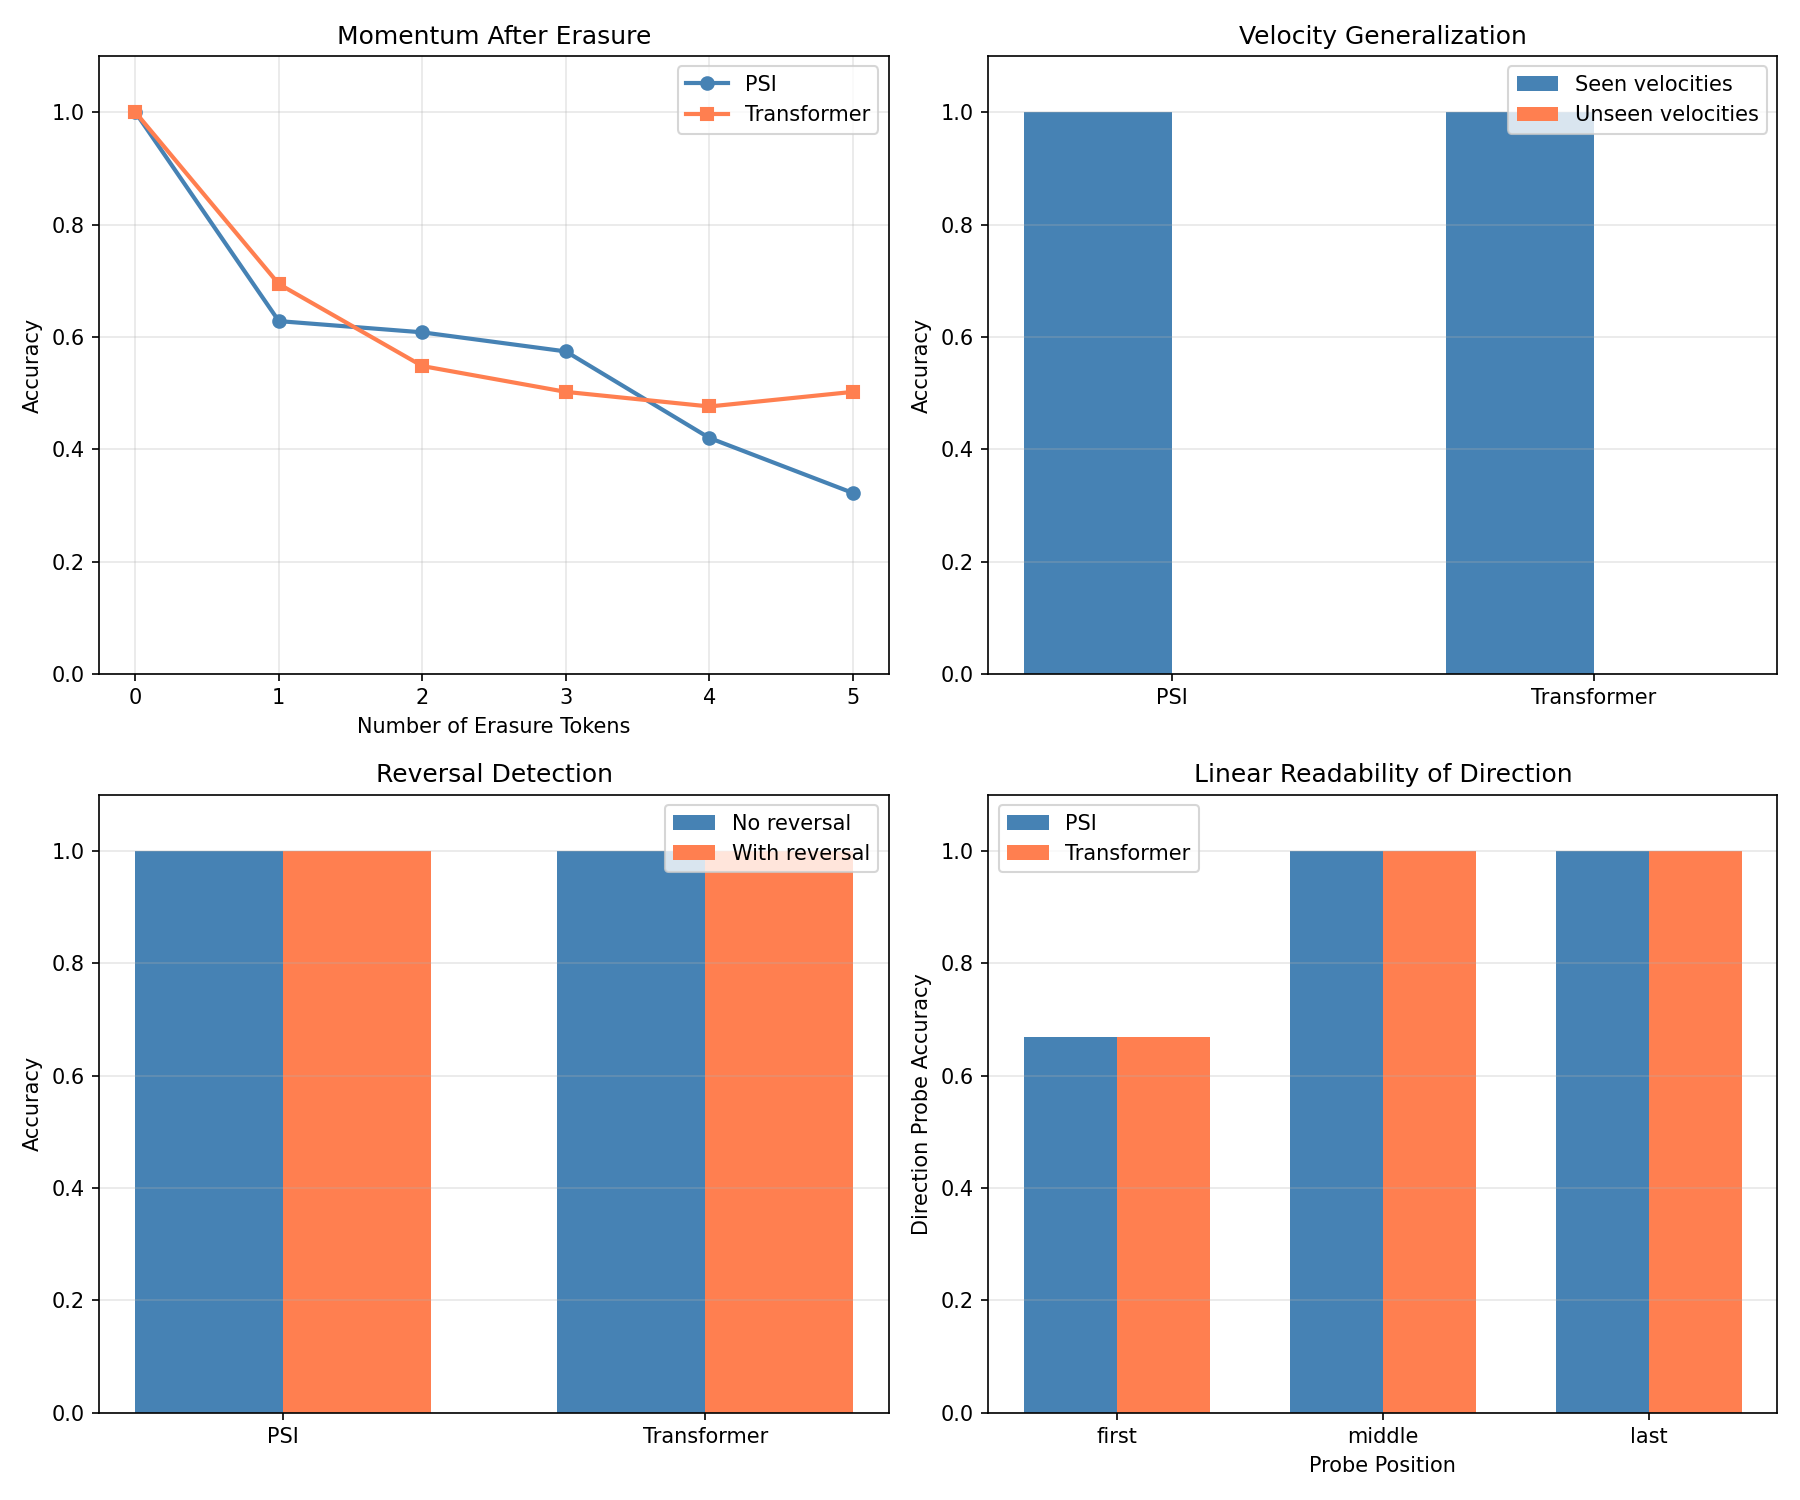

Recreate this plot in Python.
"""
Trajectory Momentum Test: Isolating PSI's Unique Property

HYPOTHESIS: PSI encodes trajectory "momentum" in its hidden state, allowing it
to extrapolate direction even when explicit evidence is removed.

KEY INSIGHT from previous test:
- With only 2 tokens of context, PSI got 88% vs Transformer's 59%
- This suggests PSI retains trajectory information in its cumsum state

NEW TESTS designed to isolate this:

1. MOMENTUM AFTER ERASURE:
   - Train on full trajectories
   - Test: Show trajectory, then add "erasure" tokens, then predict
   - If PSI has momentum, it should predict correctly despite erasure
   - Transformer's attention to erasure tokens should disrupt its memory

2. VELOCITY INFERENCE:
   - Show trajectory with VARYING step sizes (+1, +2, +3, etc.)
   - Test: Can model infer the "velocity" (step size) and extrapolate?
   - PSI's continuous state should naturally encode velocity
   - Transformer must explicitly compute differences

3. TRAJECTORY REVERSAL DETECTION:
   - Train on trajectories that may reverse direction mid-sequence
   - Test: Detect reversal point with minimal lookahead
   - PSI should feel the "deceleration" before reversal
   - Transformer needs explicit token comparison

4. HIDDEN STATE PROBING:
   - Train linear probes on hidden states to predict direction
   - Compare how "linearly readable" the trajectory info is
   - PSI's cumsum should make direction explicitly encoded
"""

import torch
import torch.nn as nn
import torch.nn.functional as F
import numpy as np
import matplotlib.pyplot as plt
from torch.utils.data import Dataset, DataLoader
import time

device = 'cuda' if torch.cuda.is_available() else 'mps' if torch.backends.mps.is_available() else 'cpu'


# =============================================================================
# Models
# =============================================================================

class PSIBlock(nn.Module):
    def __init__(self, dim):
        super().__init__()
        self.norm1 = nn.LayerNorm(dim)
        self.norm2 = nn.LayerNorm(dim)

        self.gate = nn.Sequential(
            nn.Linear(dim, dim),
            nn.Sigmoid()
        )
        self.value = nn.Linear(dim, dim)

        self.ffn = nn.Sequential(
            nn.Linear(dim, dim * 4),
            nn.GELU(),
            nn.Linear(dim * 4, dim)
        )

    def forward(self, x):
        h = self.norm1(x)
        g = self.gate(h)
        v = self.value(h)

        # Cumsum memory - this is where momentum lives
        cumsum_v = torch.cumsum(g * v, dim=1)
        cumsum_g = torch.cumsum(g, dim=1) + 1e-6
        mem = cumsum_v / cumsum_g

        x = x + mem
        x = x + self.ffn(self.norm2(x))
        return x


class PSIModel(nn.Module):
    def __init__(self, vocab_size, dim=128, num_layers=4, max_len=256):
        super().__init__()
        self.dim = dim
        self.embedding = nn.Embedding(vocab_size, dim)
        self.pos_embed = nn.Parameter(torch.randn(1, max_len, dim) * 0.02)

        self.blocks = nn.ModuleList([PSIBlock(dim) for _ in range(num_layers)])
        self.norm = nn.LayerNorm(dim)
        self.head = nn.Linear(dim, vocab_size)

    def forward(self, x, return_hidden=False):
        seq_len = x.shape[1]
        h = self.embedding(x) + self.pos_embed[:, :seq_len, :]

        hiddens = [h]
        for block in self.blocks:
            h = block(h)
            hiddens.append(h)

        h = self.norm(h)

        if return_hidden:
            return self.head(h), hiddens
        return self.head(h)


class TransformerModel(nn.Module):
    def __init__(self, vocab_size, dim=128, num_layers=4, num_heads=4, max_len=256):
        super().__init__()
        self.dim = dim
        self.embedding = nn.Embedding(vocab_size, dim)
        self.pos_embed = nn.Parameter(torch.randn(1, max_len, dim) * 0.02)

        encoder_layer = nn.TransformerEncoderLayer(
            d_model=dim, nhead=num_heads, dim_feedforward=dim*4,
            dropout=0.1, activation='gelu', batch_first=True
        )
        self.encoder = nn.TransformerEncoder(encoder_layer, num_layers=num_layers)

        self.norm = nn.LayerNorm(dim)
        self.head = nn.Linear(dim, vocab_size)

    def forward(self, x, return_hidden=False):
        seq_len = x.shape[1]
        h = self.embedding(x) + self.pos_embed[:, :seq_len, :]

        if return_hidden:
            # Can't easily get intermediate states from nn.Transformer
            # Just return input and output embeddings
            hiddens = [h]

        mask = nn.Transformer.generate_square_subsequent_mask(seq_len).to(x.device)
        h = self.encoder(h, mask=mask, is_causal=True)

        if return_hidden:
            hiddens.append(h)

        h = self.norm(h)

        if return_hidden:
            return self.head(h), hiddens
        return self.head(h)


# =============================================================================
# TEST 1: Momentum After Erasure
# =============================================================================

class ErasureDataset(Dataset):
    """
    Train: Normal trajectories (ascending/descending)
    Test: Trajectory + ERASURE tokens + predict

    The erasure tokens are meant to "distract" attention-based models
    while PSI's cumsum state should maintain trajectory momentum.

    Format:
    - Training: [0, 1, 2, 3, 4, 5] -> predict 6
    - Test: [0, 1, 2, 3, 4, 5, E, E, E] -> predict 6 (or 9 if model can extrapolate through erasure)
    """

    def __init__(self, n_examples=2000, traj_len=6, vocab_size=30,
                 mode='train', n_erasure=0, erasure_token=None):
        self.examples = []
        self.vocab_size = vocab_size
        self.ERASURE = erasure_token if erasure_token else vocab_size  # Special token
        self.total_vocab = vocab_size + 1

        for _ in range(n_examples):
            direction = np.random.choice(['asc', 'desc'])

            if direction == 'asc':
                start = np.random.randint(0, vocab_size - traj_len - 1)
                traj = list(range(start, start + traj_len))
                target = start + traj_len  # Next in sequence
            else:
                start = np.random.randint(traj_len, vocab_size - 1)
                traj = list(range(start, start - traj_len, -1))
                target = start - traj_len

            # Ensure target is valid
            if target < 0 or target >= vocab_size:
                continue

            # Add erasure tokens for test mode
            if n_erasure > 0:
                input_seq = traj + [self.ERASURE] * n_erasure
            else:
                input_seq = traj

            self.examples.append({
                'input': torch.tensor(input_seq, dtype=torch.long),
                'target': torch.tensor(target, dtype=torch.long),
                'direction': direction,
                'clean_traj': torch.tensor(traj, dtype=torch.long)
            })

    def __len__(self):
        return len(self.examples)

    def __getitem__(self, idx):
        return self.examples[idx]


# =============================================================================
# TEST 2: Velocity Inference
# =============================================================================

class VelocityDataset(Dataset):
    """
    Trajectories with varying step sizes (velocities).

    Examples:
    - Velocity +1: [0, 1, 2, 3, 4] -> 5
    - Velocity +2: [0, 2, 4, 6, 8] -> 10
    - Velocity -1: [10, 9, 8, 7, 6] -> 5
    - Velocity +3: [0, 3, 6, 9, 12] -> 15

    Model must infer the velocity and extrapolate.
    """

    def __init__(self, n_examples=2000, traj_len=5, vocab_size=50,
                 velocities=[1, 2, 3, -1, -2, -3]):
        self.examples = []
        self.vocab_size = vocab_size
        self.velocities = velocities

        for _ in range(n_examples):
            vel = np.random.choice(velocities)

            # Find valid starting point
            if vel > 0:
                max_start = vocab_size - vel * traj_len - 1
                if max_start <= 0:
                    continue
                start = np.random.randint(0, max_start)
            else:
                min_start = abs(vel) * traj_len
                if min_start >= vocab_size:
                    continue
                start = np.random.randint(min_start, vocab_size)

            traj = [start + vel * i for i in range(traj_len)]
            target = start + vel * traj_len

            # Validate
            if any(t < 0 or t >= vocab_size for t in traj):
                continue
            if target < 0 or target >= vocab_size:
                continue

            self.examples.append({
                'input': torch.tensor(traj, dtype=torch.long),
                'target': torch.tensor(target, dtype=torch.long),
                'velocity': vel
            })

    def __len__(self):
        return len(self.examples)

    def __getitem__(self, idx):
        return self.examples[idx]


# =============================================================================
# TEST 3: Reversal Detection
# =============================================================================

class ReversalDataset(Dataset):
    """
    Trajectories that may reverse direction. Predict next token.

    Examples:
    - No reversal: [0, 1, 2, 3, 4, 5] -> 6
    - Reversal at 3: [0, 1, 2, 3, 2, 1] -> 0
    - Reversal at 4: [5, 4, 3, 2, 3, 4] -> 5

    Key test: Can model detect the reversal and predict correctly?
    Early detection (before reversal completes) tests momentum.
    """

    def __init__(self, n_examples=2000, traj_len=8, vocab_size=30,
                 reversal_prob=0.5):
        self.examples = []
        self.vocab_size = vocab_size

        for _ in range(n_examples):
            has_reversal = np.random.random() < reversal_prob

            if has_reversal:
                # Start ascending or descending, then reverse
                direction = np.random.choice(['asc', 'desc'])
                reversal_point = np.random.randint(3, traj_len - 2)

                if direction == 'asc':
                    start = np.random.randint(0, vocab_size // 2)
                    # Go up, then down
                    traj = list(range(start, start + reversal_point))
                    peak = traj[-1]
                    traj.extend(list(range(peak - 1, peak - (traj_len - reversal_point) - 1, -1)))
                    # Next would continue descending
                    target = traj[-1] - 1
                else:
                    start = np.random.randint(vocab_size // 2, vocab_size)
                    # Go down, then up
                    traj = list(range(start, start - reversal_point, -1))
                    valley = traj[-1]
                    traj.extend(list(range(valley + 1, valley + (traj_len - reversal_point) + 1)))
                    # Next would continue ascending
                    target = traj[-1] + 1
            else:
                # Simple trajectory, no reversal
                direction = np.random.choice(['asc', 'desc'])
                if direction == 'asc':
                    start = np.random.randint(0, vocab_size - traj_len - 1)
                    traj = list(range(start, start + traj_len))
                    target = traj[-1] + 1
                else:
                    start = np.random.randint(traj_len, vocab_size - 1)
                    traj = list(range(start, start - traj_len, -1))
                    target = traj[-1] - 1

            # Validate
            if any(t < 0 or t >= vocab_size for t in traj):
                continue
            if target < 0 or target >= vocab_size:
                continue
            if len(traj) != traj_len:
                continue

            self.examples.append({
                'input': torch.tensor(traj, dtype=torch.long),
                'target': torch.tensor(target, dtype=torch.long),
                'has_reversal': has_reversal
            })

    def __len__(self):
        return len(self.examples)

    def __getitem__(self, idx):
        return self.examples[idx]


# =============================================================================
# TEST 4: Hidden State Probing
# =============================================================================

class DirectionProbe(nn.Module):
    """Linear probe to predict direction from hidden state."""

    def __init__(self, dim):
        super().__init__()
        self.linear = nn.Linear(dim, 2)  # 2 classes: asc/desc

    def forward(self, h):
        return self.linear(h)


def train_probe(model, dataset, probe_position='last'):
    """
    Train a linear probe to predict direction from hidden states.

    Args:
        model: Trained PSI or Transformer model
        dataset: Dataset with 'direction' labels
        probe_position: Which position to probe ('last', 'middle', 'first')

    Returns:
        Probe accuracy (how linearly readable is direction?)
    """
    model.eval()

    # Collect hidden states and labels
    hiddens = []
    labels = []

    loader = DataLoader(dataset, batch_size=64, shuffle=False,
                        collate_fn=lambda b: {
                            'input': torch.stack([x['input'] for x in b]),
                            'direction': [x['direction'] for x in b]
                        })

    with torch.no_grad():
        for batch in loader:
            inputs = batch['input'].to(device)
            _, hidden_list = model(inputs, return_hidden=True)

            # Get hidden state from last layer
            h = hidden_list[-1]  # [batch, seq_len, dim]

            # Select position
            if probe_position == 'last':
                h_probe = h[:, -1, :]
            elif probe_position == 'middle':
                h_probe = h[:, h.shape[1] // 2, :]
            else:  # first
                h_probe = h[:, 0, :]

            hiddens.append(h_probe.cpu())
            labels.extend([1 if d == 'asc' else 0 for d in batch['direction']])

    hiddens = torch.cat(hiddens, dim=0)
    labels = torch.tensor(labels)

    # Train linear probe
    probe = DirectionProbe(hiddens.shape[-1])
    optimizer = torch.optim.Adam(probe.parameters(), lr=1e-2)

    # Simple training
    for _ in range(100):
        optimizer.zero_grad()
        logits = probe(hiddens)
        loss = F.cross_entropy(logits, labels)
        loss.backward()
        optimizer.step()

    # Evaluate
    with torch.no_grad():
        preds = probe(hiddens).argmax(dim=-1)
        acc = (preds == labels).float().mean().item()

    return acc


# =============================================================================
# Training
# =============================================================================

def collate_fn(batch):
    max_len = max(item['input'].shape[0] for item in batch)
    inputs = []
    targets = []

    for item in batch:
        inp = item['input']
        if inp.shape[0] < max_len:
            inp = F.pad(inp, (0, max_len - inp.shape[0]))
        inputs.append(inp)
        targets.append(item['target'])

    return {
        'input': torch.stack(inputs),
        'target': torch.stack(targets)
    }


def train_model(model, train_loader, epochs=50, lr=1e-3):
    optimizer = torch.optim.AdamW(model.parameters(), lr=lr, weight_decay=1e-4)
    scheduler = torch.optim.lr_scheduler.CosineAnnealingLR(optimizer, epochs)

    for epoch in range(epochs):
        model.train()
        total_loss = 0

        for batch in train_loader:
            inputs = batch['input'].to(device)
            targets = batch['target'].to(device)

            optimizer.zero_grad()
            logits = model(inputs)
            loss = F.cross_entropy(logits[:, -1], targets)
            loss.backward()
            torch.nn.utils.clip_grad_norm_(model.parameters(), 1.0)
            optimizer.step()

            total_loss += loss.item()

        scheduler.step()

        if (epoch + 1) % 10 == 0:
            print(f"    Epoch {epoch+1}: loss={total_loss/len(train_loader):.4f}")


def evaluate_model(model, test_loader):
    model.eval()
    correct = 0
    total = 0

    with torch.no_grad():
        for batch in test_loader:
            inputs = batch['input'].to(device)
            targets = batch['target'].to(device)

            logits = model(inputs)
            preds = logits[:, -1].argmax(dim=-1)
            correct += (preds == targets).sum().item()
            total += len(targets)

    return correct / total


# =============================================================================
# Main Experiment
# =============================================================================

def main():
    print("=" * 80)
    print("TRAJECTORY MOMENTUM TEST: Isolating PSI's Unique Property")
    print("=" * 80)
    print(f"Device: {device}")
    print()

    dim = 128
    num_layers = 4
    results = {}

    # =========================================================================
    # TEST 1: Momentum After Erasure
    # =========================================================================
    print("=" * 70)
    print("TEST 1: MOMENTUM AFTER ERASURE")
    print("Train on clean trajectories, test with erasure tokens inserted")
    print("=" * 70)
    print()

    vocab_size = 32
    train_data = ErasureDataset(n_examples=3000, traj_len=6, vocab_size=vocab_size,
                                 mode='train', n_erasure=0)
    test_clean = ErasureDataset(n_examples=500, traj_len=6, vocab_size=vocab_size,
                                 mode='test', n_erasure=0)

    train_loader = DataLoader(train_data, batch_size=64, shuffle=True, collate_fn=collate_fn)
    test_loader_clean = DataLoader(test_clean, batch_size=64, shuffle=False, collate_fn=collate_fn)

    erasure_results = {}

    for name, model_fn in [
        ('PSI', lambda: PSIModel(vocab_size + 1, dim, num_layers)),
        ('Transformer', lambda: TransformerModel(vocab_size + 1, dim, num_layers))
    ]:
        print(f"  Training {name}...")
        model = model_fn().to(device)
        train_model(model, train_loader, epochs=40)

        # Test on clean
        acc_clean = evaluate_model(model, test_loader_clean)
        print(f"    Clean accuracy: {acc_clean:.1%}")

        # Test with increasing erasure
        erasure_counts = [1, 2, 3, 4, 5]
        erasure_accs = [acc_clean]

        for n_erase in erasure_counts:
            test_erased = ErasureDataset(n_examples=500, traj_len=6, vocab_size=vocab_size,
                                          mode='test', n_erasure=n_erase,
                                          erasure_token=vocab_size)
            test_loader_erased = DataLoader(test_erased, batch_size=64, shuffle=False,
                                            collate_fn=collate_fn)
            acc = evaluate_model(model, test_loader_erased)
            erasure_accs.append(acc)
            print(f"    With {n_erase} erasure tokens: {acc:.1%}")

        erasure_results[name] = {
            'clean': acc_clean,
            'erased': dict(zip(erasure_counts, erasure_accs[1:]))
        }

        results[f'erasure_{name}'] = erasure_results[name]

    print()

    # =========================================================================
    # TEST 2: Velocity Inference
    # =========================================================================
    print("=" * 70)
    print("TEST 2: VELOCITY INFERENCE")
    print("Can model infer step size and extrapolate?")
    print("=" * 70)
    print()

    vocab_size = 60
    train_data = VelocityDataset(n_examples=4000, traj_len=5, vocab_size=vocab_size,
                                  velocities=[1, 2, -1, -2])
    test_seen = VelocityDataset(n_examples=500, traj_len=5, vocab_size=vocab_size,
                                 velocities=[1, 2, -1, -2])
    test_unseen = VelocityDataset(n_examples=500, traj_len=5, vocab_size=vocab_size,
                                   velocities=[3, -3])  # Unseen velocities!

    train_loader = DataLoader(train_data, batch_size=64, shuffle=True, collate_fn=collate_fn)
    test_loader_seen = DataLoader(test_seen, batch_size=64, shuffle=False, collate_fn=collate_fn)
    test_loader_unseen = DataLoader(test_unseen, batch_size=64, shuffle=False, collate_fn=collate_fn)

    for name, model_fn in [
        ('PSI', lambda: PSIModel(vocab_size, dim, num_layers)),
        ('Transformer', lambda: TransformerModel(vocab_size, dim, num_layers))
    ]:
        print(f"  Training {name}...")
        model = model_fn().to(device)
        train_model(model, train_loader, epochs=50)

        acc_seen = evaluate_model(model, test_loader_seen)
        acc_unseen = evaluate_model(model, test_loader_unseen)

        print(f"    Seen velocities (1,2,-1,-2): {acc_seen:.1%}")
        print(f"    Unseen velocities (3,-3): {acc_unseen:.1%}")
        print(f"    Generalization gap: {(acc_seen - acc_unseen) / acc_seen * 100:.1f}%")

        results[f'velocity_{name}_seen'] = acc_seen
        results[f'velocity_{name}_unseen'] = acc_unseen

    print()

    # =========================================================================
    # TEST 3: Reversal Detection
    # =========================================================================
    print("=" * 70)
    print("TEST 3: REVERSAL DETECTION")
    print("Can model detect and adapt to trajectory reversals?")
    print("=" * 70)
    print()

    vocab_size = 40
    train_data = ReversalDataset(n_examples=4000, traj_len=8, vocab_size=vocab_size,
                                  reversal_prob=0.5)
    test_data = ReversalDataset(n_examples=500, traj_len=8, vocab_size=vocab_size,
                                 reversal_prob=0.5)

    train_loader = DataLoader(train_data, batch_size=64, shuffle=True, collate_fn=collate_fn)
    test_loader = DataLoader(test_data, batch_size=64, shuffle=False, collate_fn=collate_fn)

    for name, model_fn in [
        ('PSI', lambda: PSIModel(vocab_size, dim, num_layers)),
        ('Transformer', lambda: TransformerModel(vocab_size, dim, num_layers))
    ]:
        print(f"  Training {name}...")
        model = model_fn().to(device)
        train_model(model, train_loader, epochs=50)

        # Overall accuracy
        acc = evaluate_model(model, test_loader)
        print(f"    Overall accuracy: {acc:.1%}")

        # Breakdown by reversal/no-reversal
        model.eval()
        correct_rev = 0
        total_rev = 0
        correct_no_rev = 0
        total_no_rev = 0

        with torch.no_grad():
            for item in test_data.examples:
                inp = item['input'].unsqueeze(0).to(device)
                target = item['target'].item()
                has_rev = item['has_reversal']

                logits = model(inp)
                pred = logits[0, -1].argmax().item()

                if has_rev:
                    if pred == target:
                        correct_rev += 1
                    total_rev += 1
                else:
                    if pred == target:
                        correct_no_rev += 1
                    total_no_rev += 1

        acc_rev = correct_rev / total_rev if total_rev > 0 else 0
        acc_no_rev = correct_no_rev / total_no_rev if total_no_rev > 0 else 0

        print(f"    No reversal: {acc_no_rev:.1%}")
        print(f"    With reversal: {acc_rev:.1%}")

        results[f'reversal_{name}_overall'] = acc
        results[f'reversal_{name}_no_rev'] = acc_no_rev
        results[f'reversal_{name}_with_rev'] = acc_rev

    print()

    # =========================================================================
    # TEST 4: Hidden State Probing
    # =========================================================================
    print("=" * 70)
    print("TEST 4: HIDDEN STATE PROBING")
    print("How linearly readable is direction from hidden states?")
    print("=" * 70)
    print()

    vocab_size = 30
    train_data = ErasureDataset(n_examples=2000, traj_len=6, vocab_size=vocab_size,
                                 mode='train', n_erasure=0)
    probe_data = ErasureDataset(n_examples=500, traj_len=6, vocab_size=vocab_size,
                                 mode='test', n_erasure=0)

    train_loader = DataLoader(train_data, batch_size=64, shuffle=True, collate_fn=collate_fn)

    for name, model_fn in [
        ('PSI', lambda: PSIModel(vocab_size + 1, dim, num_layers)),
        ('Transformer', lambda: TransformerModel(vocab_size + 1, dim, num_layers))
    ]:
        print(f"  Training {name}...")
        model = model_fn().to(device)
        train_model(model, train_loader, epochs=30)

        print(f"  Probing {name} hidden states...")

        for pos in ['first', 'middle', 'last']:
            acc = train_probe(model, probe_data, probe_position=pos)
            print(f"    Position '{pos}': {acc:.1%}")
            results[f'probe_{name}_{pos}'] = acc

    print()

    # =========================================================================
    # Summary
    # =========================================================================
    print("=" * 80)
    print("SUMMARY: Trajectory Momentum Evidence")
    print("=" * 80)
    print()

    print("1. ERASURE TEST (momentum retention):")
    print(f"   PSI with 3 erasure tokens: {results.get('erasure_PSI', {}).get('erased', {}).get(3, 0):.1%}")
    print(f"   Trans with 3 erasure tokens: {results.get('erasure_Transformer', {}).get('erased', {}).get(3, 0):.1%}")
    print()

    print("2. VELOCITY TEST (continuous dynamics):")
    print(f"   PSI unseen velocity generalization: {results.get('velocity_PSI_unseen', 0):.1%}")
    print(f"   Trans unseen velocity generalization: {results.get('velocity_Transformer_unseen', 0):.1%}")
    print()

    print("3. REVERSAL TEST (trajectory state tracking):")
    print(f"   PSI with reversal: {results.get('reversal_PSI_with_rev', 0):.1%}")
    print(f"   Trans with reversal: {results.get('reversal_Transformer_with_rev', 0):.1%}")
    print()

    print("4. PROBING TEST (linear readability of direction):")
    print(f"   PSI at first position: {results.get('probe_PSI_first', 0):.1%}")
    print(f"   Trans at first position: {results.get('probe_Transformer_first', 0):.1%}")
    print(f"   PSI at last position: {results.get('probe_PSI_last', 0):.1%}")
    print(f"   Trans at last position: {results.get('probe_Transformer_last', 0):.1%}")
    print()

    # Plot erasure degradation
    fig, axes = plt.subplots(2, 2, figsize=(12, 10))

    # Erasure test
    ax = axes[0, 0]
    erasure_counts = [0, 1, 2, 3, 4, 5]
    psi_erasure = [results['erasure_PSI']['clean']]
    psi_erasure.extend([results['erasure_PSI']['erased'].get(i, 0) for i in erasure_counts[1:]])
    trans_erasure = [results['erasure_Transformer']['clean']]
    trans_erasure.extend([results['erasure_Transformer']['erased'].get(i, 0) for i in erasure_counts[1:]])

    ax.plot(erasure_counts, psi_erasure, 'o-', label='PSI', color='steelblue', linewidth=2)
    ax.plot(erasure_counts, trans_erasure, 's-', label='Transformer', color='coral', linewidth=2)
    ax.set_xlabel('Number of Erasure Tokens')
    ax.set_ylabel('Accuracy')
    ax.set_title('Momentum After Erasure')
    ax.legend()
    ax.grid(True, alpha=0.3)
    ax.set_ylim(0, 1.1)

    # Velocity test
    ax = axes[0, 1]
    names = ['PSI', 'Transformer']
    seen = [results['velocity_PSI_seen'], results['velocity_Transformer_seen']]
    unseen = [results['velocity_PSI_unseen'], results['velocity_Transformer_unseen']]

    x = np.arange(len(names))
    width = 0.35
    ax.bar(x - width/2, seen, width, label='Seen velocities', color='steelblue')
    ax.bar(x + width/2, unseen, width, label='Unseen velocities', color='coral')
    ax.set_xticks(x)
    ax.set_xticklabels(names)
    ax.set_ylabel('Accuracy')
    ax.set_title('Velocity Generalization')
    ax.legend()
    ax.grid(True, alpha=0.3, axis='y')
    ax.set_ylim(0, 1.1)

    # Reversal test
    ax = axes[1, 0]
    no_rev = [results['reversal_PSI_no_rev'], results['reversal_Transformer_no_rev']]
    with_rev = [results['reversal_PSI_with_rev'], results['reversal_Transformer_with_rev']]

    ax.bar(x - width/2, no_rev, width, label='No reversal', color='steelblue')
    ax.bar(x + width/2, with_rev, width, label='With reversal', color='coral')
    ax.set_xticks(x)
    ax.set_xticklabels(names)
    ax.set_ylabel('Accuracy')
    ax.set_title('Reversal Detection')
    ax.legend()
    ax.grid(True, alpha=0.3, axis='y')
    ax.set_ylim(0, 1.1)

    # Probing test
    ax = axes[1, 1]
    positions = ['first', 'middle', 'last']
    psi_probe = [results.get(f'probe_PSI_{p}', 0) for p in positions]
    trans_probe = [results.get(f'probe_Transformer_{p}', 0) for p in positions]

    x = np.arange(len(positions))
    ax.bar(x - width/2, psi_probe, width, label='PSI', color='steelblue')
    ax.bar(x + width/2, trans_probe, width, label='Transformer', color='coral')
    ax.set_xticks(x)
    ax.set_xticklabels(positions)
    ax.set_xlabel('Probe Position')
    ax.set_ylabel('Direction Probe Accuracy')
    ax.set_title('Linear Readability of Direction')
    ax.legend()
    ax.grid(True, alpha=0.3, axis='y')
    ax.set_ylim(0, 1.1)

    plt.tight_layout()
    plt.savefig('trajectory_momentum_test.png', dpi=150)
    plt.close()
    print("Saved trajectory_momentum_test.png")

    # Conclusions
    print()
    print("=" * 80)
    print("CONCLUSIONS")
    print("=" * 80)
    print("""
    If PSI has trajectory momentum:
    1. Erasure test: PSI should degrade MORE SLOWLY with erasure tokens
       (momentum carries through distraction)

    2. Velocity test: PSI should generalize BETTER to unseen velocities
       (continuous state encodes velocity naturally)

    3. Reversal test: Similar or PSI advantage on reversals
       (cumsum state tracks trajectory changes)

    4. Probing test: Direction should be MORE linearly readable from PSI,
       especially at EARLY positions (momentum encoded from start)
    """)


if __name__ == "__main__":
    main()
